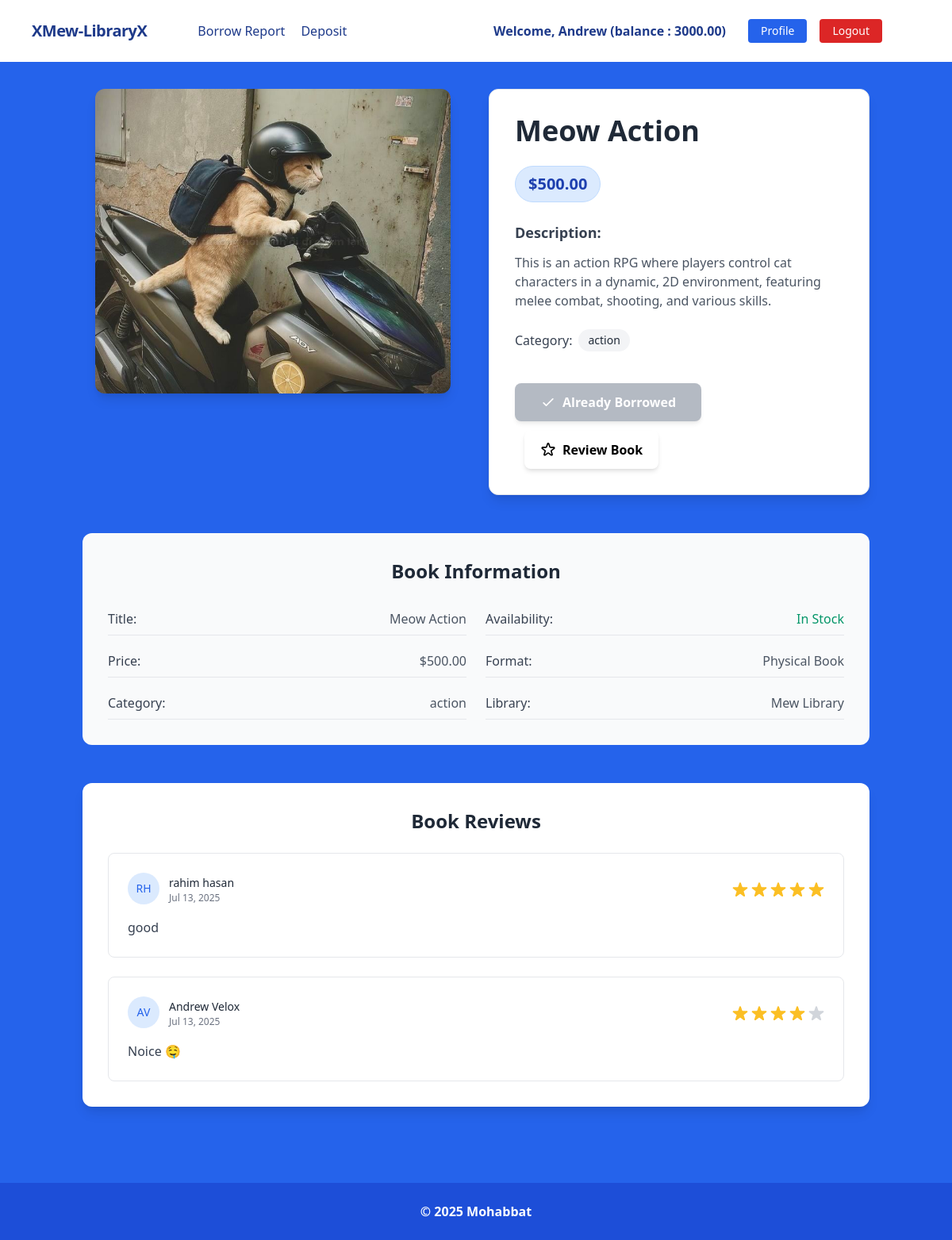
The app's page /books/details/3/ (signed in) with its own data.
### account/models.py (models this page shows, shortened)
class UserLibraryAccount(models.Model):
    user = models.OneToOneField(User,related_name='account' , on_delete=models.CASCADE)
    gender = models.CharField(max_length=10,choices=GENDER_TYPE)
    balance = models.DecimalField(default=0,max_digits=12,decimal_places=2)
    initial_borrow_date = models.DateField(auto_now=True)
    birth_date = models.DateField(null=True,blank=True)
    phone_number = models.CharField(max_length=12)

### books/models.py (models this page shows, shortened)
class Book(models.Model):
    name = models.CharField(max_length=40)
    description = models.TextField()
    price = models.DecimalField(max_digits=12, decimal_places=2)
    categories = models.ForeignKey(BookCategory, on_delete=models.CASCADE)
    image  = models.ImageField(upload_to='books/media/uploads/')
    raings = models.CharField(max_length=12,choices=BOOK_RATINGS,null=True,blank=True)
    quantity = models.IntegerField(max_length=12,null=True,blank=True)

class BookRating(models.Model):
    account = models.ForeignKey(UserLibraryAccount,on_delete=models.CASCADE, related_name='rating_account',null=True,blank=True)
    book = models.ForeignKey(Book,on_delete=models.CASCADE, related_name="bookratings")
    rating = models.CharField(max_length=12,choices=BOOK_RATINGS)
    body = models.TextField()
    created_on = models.DateTimeField(auto_now_add=True,null=True,blank=True)

### categories/models.py (models this page shows, shortened)
class BookCategory(models.Model):
    name = models.CharField(max_length=40)
    slug = models.SlugField(max_length=40,unique=True)

### books/views.py (the view, shortened to what this page needs)
# urls.py: path('details/<int:id>/', BookDetailsView.as_view(), name = 'details'),
class BookDetailsView(DetailView):
    model = Book
    template_name = 'books/book_details.html'
    pk_url_kwarg = 'id'
    context_object_name = "book"
    def get_context_data(self, **kwargs):
        context = super().get_context_data(**kwargs)
        book = self.object
        ratings = book.bookratings.all()
        context['ratings']=ratings
        rating_form = RatingForm()
        context['rating_form'] = rating_form
        if self.request.user.is_authenticated:
            user = self.request.user
            account = user.account.id
            bought_books = Book.objects.filter(borrowbook__account= account) if account else []
            borrow_book_list = self.request.user.account.Borrows.filter(return_book=False)
            already_bought = False
            for val in borrow_book_list:
                if val.book.id == self.kwargs['id']:
                    if val.return_book:
                        already_bought =False
                    else:
                        already_bought=True
                    break
            context['user'] = user
            context['already_bought']=already_bought
        return context

### books/templates/books/book_details.html (shortened to what this page needs)
{% extends "base.html" %}
{% block content %}
<div class="container mx-auto px-4 py-8 pb-24">
    <div class="flex flex-col lg:flex-row gap-8 items-start justify-center max-w-6xl mx-auto">
        <div class="w-full lg:w-1/2 flex justify-center">
            <div class="max-w-md w-full">
                <img src="{{ book.image.url }}"
                     class="w-full h-auto rounded-xl shadow-lg object-cover max-h-96"
                     alt="{{ book.name }}"/>
            </div>
        </div>
        <div class="w-full lg:w-1/2">
            <div class="bg-white rounded-xl shadow-lg p-6 md:p-8 border border-gray-200">
                <div class="text-center lg:text-left space-y-6">
                    <h1 class="text-2xl md:text-3xl lg:text-4xl font-bold text-gray-800 leading-tight">
                        {{ book.name }}
                    </h1>
                    <div class="flex justify-center lg:justify-start">
                        <span class="bg-blue-100 text-blue-800 px-4 py-2 rounded-full text-xl font-bold border border-blue-200">
                            ${{ book.price }}
                        </span>
                    </div>
                    <div class="space-y-3">
                        <h3 class="text-lg font-semibold text-gray-700">Description:</h3>
                        <p class="text-gray-600 leading-relaxed text-sm md:text-base">
                            {{ book.description }}
                        </p>
                    </div>
                    <div class="flex items-center justify-center lg:justify-start gap-2">
                        <span class="text-gray-700 font-medium">Category:</span>
                        <span class="bg-gray-100 text-gray-800 px-3 py-1 rounded-full text-sm font-medium">
                            {{ book.categories.name }}
                        </span>
                    </div>
                    {% if request.user.is_authenticated %}
                    <div class="pt-4 space-y-3 ">
                        {%if already_bought %}
                            <div class="space-y-3 lg:space-x-3 ">
                                <div class="w-full lg:w-auto inline-block bg-gray-400 text-white font-semibold py-3 px-8 rounded-lg shadow-md text-center cursor-not-allowed opacity-75">
                                    <span class="flex items-center justify-center">
                                        <svg class="w-5 h-5 mr-2" fill="none" stroke="currentColor" viewBox="0 0 24 24">
                                            <path stroke-linecap="round" stroke-linejoin="round" stroke-width="2" d="M5 13l4 4L19 7"></path>
                                        </svg>
                                        Already Borrowed
                                    </span>
                                </div>
                                <button onclick="openRatingModal()"
                                   class="w-full lg:w-auto inline-block bg-orange-600 hover:bg-orange-700 text-black font-semibold py-3 px-5 rounded-lg transition-all duration-200 transform hover:scale-105 shadow-md hover:shadow-lg text-center">
                                    <span class="flex items-center justify-center">
                                        Review Book
                                    </span>
                                </button>
                            </div>
                        {%endif%}
                    </div>
                    {% endif %}
                </div>
            </div>
        </div>
    </div>
    <div class="max-w-6xl mx-auto mt-12">
        <div class="bg-gray-50 rounded-xl p-6 md:p-8">
            <h2 class="text-xl md:text-2xl font-bold text-gray-800 mb-6 text-center">Book Information</h2>
            <div class="grid grid-cols-1 md:grid-cols-2 gap-6">
                <div class="space-y-3">
                    <div class="flex justify-between py-2 border-b border-gray-200">
                        <span class="font-medium text-gray-700">Title:</span>
                        <span class="text-gray-600">{{ book.name }}</span>
                    </div>
                    <div class="flex justify-between py-2 border-b border-gray-200">
                        <span class="font-medium text-gray-700">Price:</span>
                        <span class="text-gray-600">${{ book.price }}</span>
                    </div>
                    <div class="flex justify-between py-2 border-b border-gray-200">
                        <span class="font-medium text-gray-700">Category:</span>
                        <span class="text-gray-600">{{ book.categories.name }}</span>
                    </div>
                </div>
                <div class="space-y-3">
                    <div class="flex justify-between py-2 border-b border-gray-200">
                        <span class="font-medium text-gray-700">Availability:</span>
                        {% if book.quantity > 0 %}
                        <span class="text-green-600 font-medium">In Stock</span>
                        {% else %}
                        <span class="text-red-600 font-medium">Out of Stock</span>
                        {% endif %}
                    </div>
                    <div class="flex justify-between py-2 border-b border-gray-200">
                        <span class="font-medium text-gray-700">Format:</span>
                        <span class="text-gray-600">Physical Book</span>
                    </div>
                    <div class="flex justify-between py-2 border-b border-gray-200">
                        <span class="font-medium text-gray-700">Library:</span>
                        <span class="text-gray-600">Mew Library</span>
                    </div>
                </div>
            </div>
        </div>
    </div>
    <div class="max-w-6xl mx-auto mt-12">
        <div class="bg-white rounded-xl shadow-lg p-6 md:p-8">
            <h2 class="text-xl md:text-2xl font-bold text-gray-800 mb-6 text-center">Book Reviews</h2>
            {% if ratings %}
                <div class="space-y-6">
                    {% for rating_val in ratings %}
                    <div class="border border-gray-200 rounded-lg p-6 hover:shadow-md transition-shadow duration-200">
                        <div class="flex flex-col sm:flex-row sm:items-center sm:justify-between mb-4">
                            <div class="flex items-center space-x-3 mb-2 sm:mb-0">
                                <div class="w-10 h-10 bg-blue-100 rounded-full flex items-center justify-center">
                                    <span class="text-blue-600 font-medium text-sm">
                                        {{ rating_val.account.user.first_name|first|upper }}{{ rating_val.account.user.last_name|first|upper }}
                                    </span>
                                </div>
                                <div>
                                    <span class="text-sm font-medium text-gray-800">
                                        {{ rating_val.account.user.first_name }} {{ rating_val.account.user.last_name }}
                                    </span>
                                    <div class="text-xs text-gray-500">
                                        {{ rating_val.created_on|date:"M d, Y" }}
                                    </div>
                                </div>
                            </div>
                            <div class="flex items-center space-x-1">
                            </div>
                        </div>
                        <p class="text-gray-700 leading-relaxed">{{ rating_val.body }}</p>
                    </div>
                    {% endfor %}
                </div>
            {% endif %}
        </div>
    </div>
</div>
{% endblock content %}

### core/templates/navbar.html (shortened to what this page needs)
<nav class="flex items-center justify-between flex-wrap bg-white p-6 px-10">
    <div class="flex items-center flex-shrink-0 text-white mr-6">
        <span class="font-semibold text-xl tracking-tight text-blue-900"><a href="/">XMew-LibraryX</a></span>
    </div>
    <div id="nav-content" class="w-full hidden lg:block flex-grow lg:flex lg:items-center lg:w-auto px-10">
        {% if request.user.is_authenticated %}
            <div class="text-md lg:flex-grow">
                <a href="{% url "borrow_report" %}" class="block mt-4 lg:inline-block lg:mt-0 text-blue-900 hover:text-red-900 hover:font-black mr-4 py-2 lg:py-0">
                    Borrow Report
                </a>
                <a href="{% url "deposit" %}" class="block mt-4 lg:inline-block lg:mt-0 text-blue-900 hover:text-red-900 hover:font-black mr-4 py-2 lg:py-0">
                    Deposit
                </a>
            </div>
            <div class="flex flex-col lg:flex-row w-full lg:w-auto mt-4 lg:mt-0">
                <div class="text-blue-900 my-auto font-black px-5">Welcome, {{ request.user.first_name }} (balance : {{request.user.account.balance}}) </div>
                <a href="{% url "profile" %}" class="mb-2 lg:mb-0 lg:mx-2 inline-block font-medium text-sm px-4 py-2 leading-none bg-blue-600 rounded text-white border-white hover:border-transparent hover:text-dark hover:bg-blue-700 text-center">Profile</a>
                <a href="{% url "logout" %}" class="mb-2 lg:mb-0 lg:mx-2 inline-block font-medium text-sm px-4 py-2 leading-none bg-red-600 rounded text-white border-white hover:border-transparent hover:text-dark hover:bg-red-700 text-center">Logout</a>
            </div>
        {% endif %}
    </div>
</nav>

### records on screen
Book: image (picture), name "Meow Action", price "500.00", description "This is an action RPG where players control cat characters in a dynamic, 2D environment, featuring melee combat, shooting, and various skills.", categories.name "action"
BookRating: account.user.first_name|first "R", account.user.last_name|first "H", account.user.first_name "rahim", account.user.last_name "hasan", created_on "Jul 13, 2025", rating "5" (drawn), body "good"
BookRating: account.user.first_name|first "A", account.user.last_name|first "V", account.user.first_name "Andrew", account.user.last_name "Velox", created_on "Jul 13, 2025", rating "4" (drawn), body "Noice 🤤"

### other values on screen
{{ request.user.first_name }} "Andrew"
{{ request.user.account.balance }} "3000.00"
